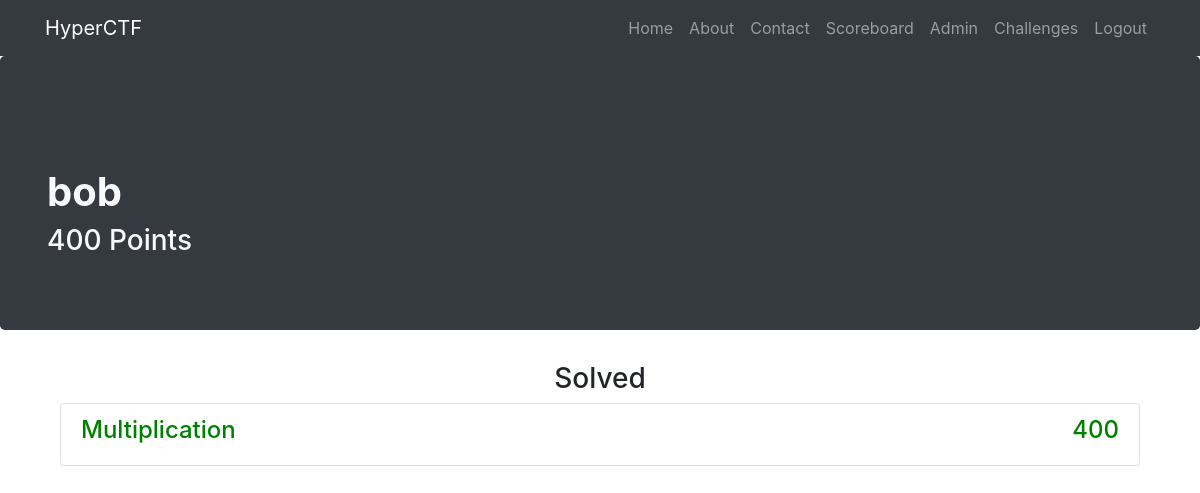
/u/bob (signed in), run on the app's committed database.
### app.py (models this page shows, shortened)
class User(db.Model):
	__tablename__ = "users"
	id = db.Column(db.Integer, primary_key=True)
	username = db.Column(db.String(20), unique=True, nullable=False)
	password = db.Column(db.String(80), unique=False, nullable=False)
	email = db.Column(db.String(80), unique=True, nullable=False)
	points = db.Column(db.Integer, unique=False, nullable=False)
	date_created = db.Column(db.DateTime, default=datetime.datetime.utcnow)
	solved_challenges = db.relationship('Challenge', secondary="solved", backref=db.backref('solved_users', lazy='dynamic'))

class Challenge(db.Model):
	__tablename__ = "challenges"
	id = db.Column(db.Integer, primary_key=True)
	name = db.Column(db.String(20), unique=True, nullable=False)
	points = db.Column(db.Integer, unique=True, nullable=False)
	content = db.Column(db.String(225), unique=True, nullable=False)
	answer = db.Column(db.String(225), unique=True, nullable=False)

### app.py (the view)
@app.route('/u', defaults={'path': ''})
@app.route('/u/<path:path>', methods=["GET", "POST"])
def catch_all_users(path):
	solved_challenges = []
	user = User.query.filter_by(username=path).first()
	if user is None:
		return abort(404)
	for challenge in user.solved_challenges:
		solved_challenges.append(challenge)
	return render_template("user_info.html", solved_challenges = solved_challenges, user = user)

### templates/user_info.html (shortened to what this page needs)
{% extends "header.html"%}
{% block body %}
<div class="jumbotron bg-dark">
  <div class="container">
    <h1 class="mt-5 text-light" align=""><strong>{{ user.username }}</strong></h1>
    <h3 class="mt-9 text-light" align="">{{ user.points }} Points</h3>
  </div>
</div>
<div class="container">
  <div class="row">
    <div class="col-lg-12 text-center">
      <h3 class="mt-9" align="center">Solved</h3>
      <div class="container">
        <div class="list-group">
          {% for challenge in solved_challenges %}
          <a href="/challenges/{{ challenge.id }}" class="list-group-item">
            <div id="header">
              <h4 style="float: left; width: 50%; text-align: left; color:green;"> {{ challenge.name }} </h4>
              <h4 style="float: left; width: 50%; text-align: right; color:green;"> {{ challenge.points }} </h4>
            </div>
          </a>
          {% endfor %}
        </div>
      </div>
    </div>
  </div>
</div>
{% endblock %}

### data on the page
User: username "bob", points "400"
Challenge: name "Multiplication", points "400"
